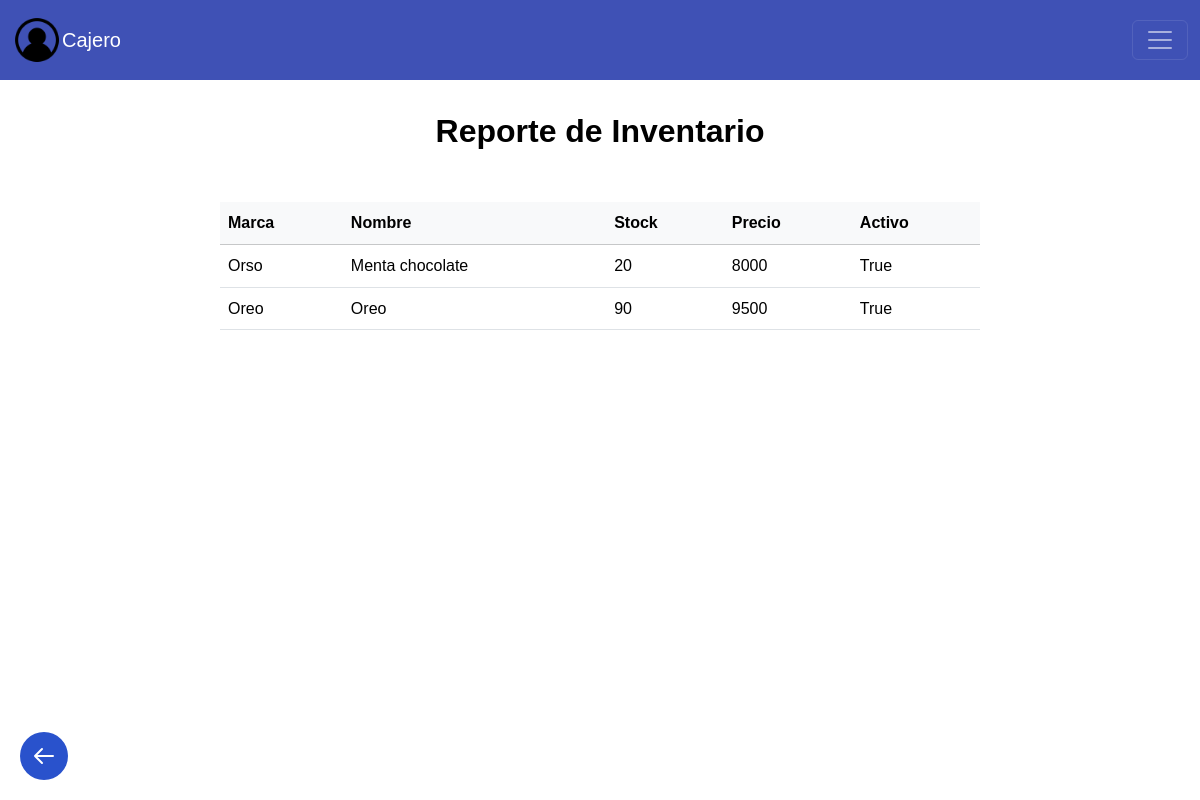
Before: /reporte_inventario/ with the older database file.
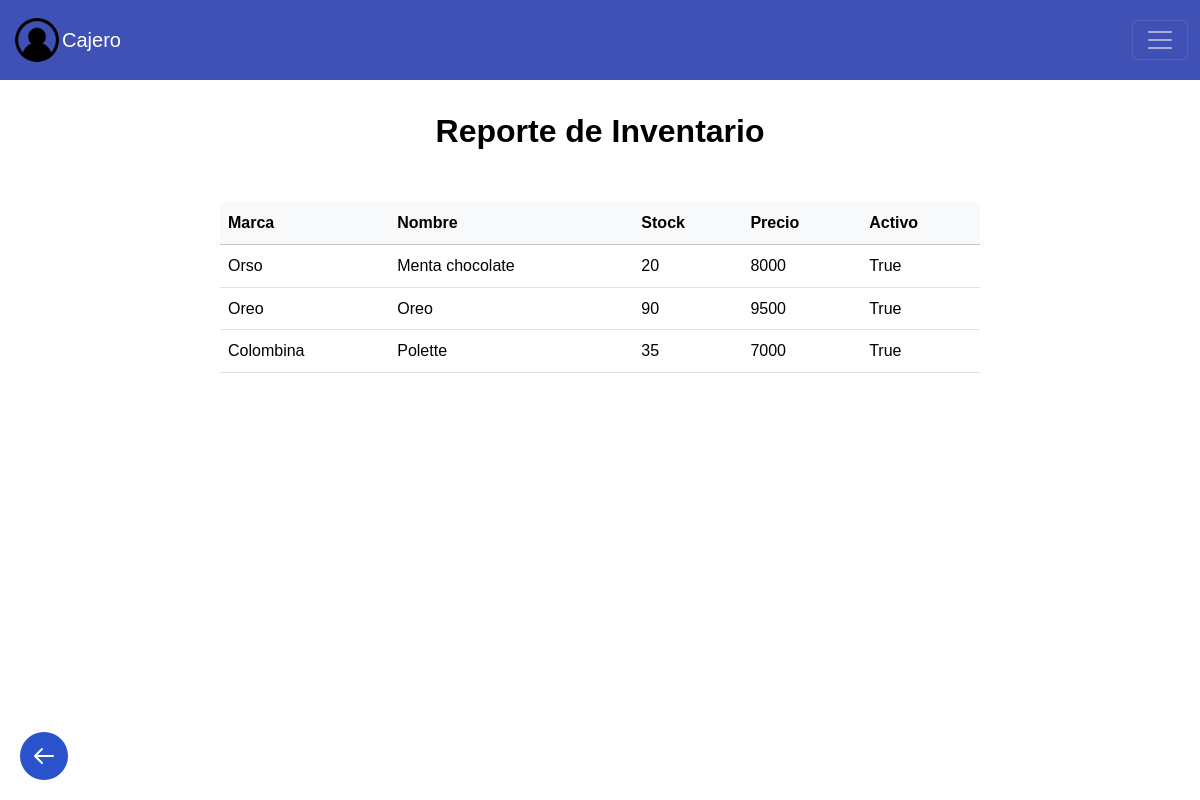
After: the same page with the newer database file.
### helados/models.py (models this page shows, shortened)
class Helado (models.Model):
    marca = models.CharField(max_length=200)
    nombre = models.CharField(max_length=200)
    descripcion = models.CharField(max_length=200)
    activo  = models.BooleanField(default=True)
    valor = models.IntegerField (blank= False)
    stock = models.IntegerField(blank=False, default=0)

### helados/views.py (the view)
# urls.py: path('reporte_inventario/', views.reporte_inventario, name='reporte_inventario'),
def reporte_inventario(request):
    helados = Helado.objects.all()
    return render(request, 'reporte_inventario.html', {'helados': helados})

### helados/frontend/templates/reporte_inventario.html
{% extends 'layouts/base.html'%}
{% block user %}
Cajero
{% endblock %}
{% block content%}
    <h2 class="dashboard-heading">Reporte de Inventario</h2>
    <main>
        <table class="table">
            <tr>
                <th class="table-light">Marca</th>
                <th class="table-light">Nombre</th>
                <th class="table-light">Stock</th>
                <th class="table-light">Precio</th>
                <th class="table-light"> Activo</th>
            </tr>
            {% for helado in helados %}
            <tr>
                <td>{{ helado.marca }}</td>
                <td>{{ helado.nombre }}</td>
                <td>{{ helado.stock}} </td>
                <td>{{ helado.valor }}</td>
                <td>{{ helado.activo }}</td>
            </tr>
            {% endfor %}
        </table>
    </main>
    <a href="javascript:void(0);" class="back-button" onclick="window.history.back();">
        <svg xmlns="http://www.w3.org/2000/svg" fill="none" viewBox="0 0 24 24" stroke="currentColor">
            <path stroke-linecap="round" stroke-linejoin="round" stroke-width="2" d="M10 19l-7-7m0 0l7-7m-7 7h18" />
        </svg>
    </a>
{% endblock %}

Changed rows visible on the page:
added Helado: marca "Colombina", nombre "Polette", stock "35", valor "7000", activo "True"
